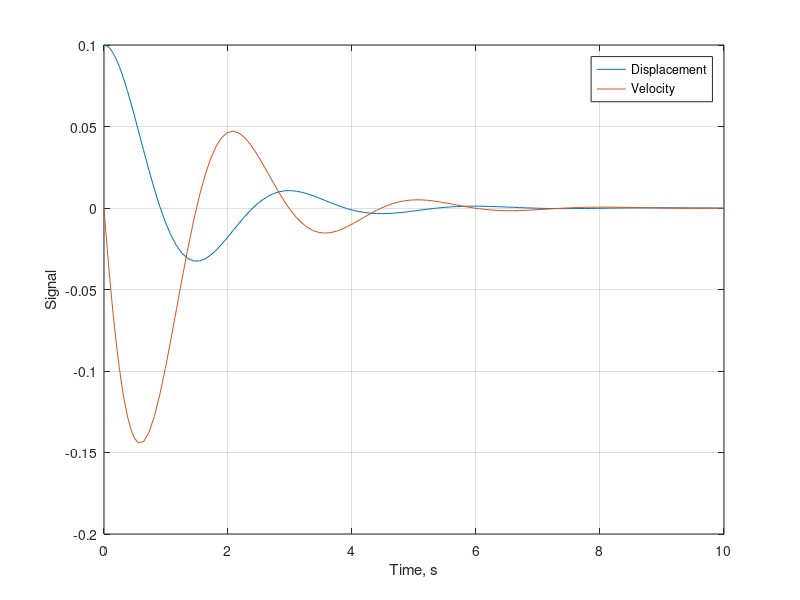
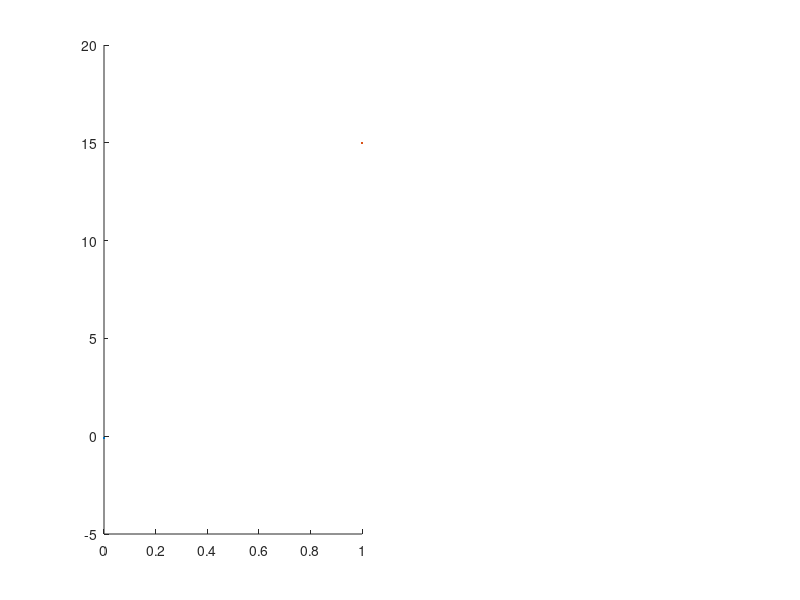

The MATLAB script that drew these images, in order: (Note: this script raises an error after producing the figures.)
%% Vector Field and Phase Portrait

%% Mass-spring-damper
%
% Let's solve an ODE numerically. Take the mass-spring-damper model:
% $$ m\ddot x = - k x - c \dot x $$

k = 10; % stiffness, N/m
c = 03; % damping, kg/s
m = 2; % mass, kg

function dq = mass_spring_damper(q,param)
  k = param(1); c = param(2); m = param(3);
  x   = q(1,:);
  dx  = q(2,:);
  ddx = - k/m*x - c/m*dx;
  dq  = [dx; ddx];
end

tmax = 10; % s
x0  = 0.1; % initial position, m
dx0 = 0; % initial velocity, m/s
[t,x] = ode45(@(tt,xx) mass_spring_damper(xx,[k,c,m]),[0 tmax],[x0; dx0]);

figure(3); clf; hold on
plot(t,x)
box on; grid on
xlabel("Time, s")
ylabel("Signal")
legend("Displacement","Velocity")

figure(33); clf;
box on; grid on

tmax = 50; % s
x0  = [-0.1 0 0.1 0]; % initial position, m
dx0 = [0 0.2 0 -0.2]; % initial velocity, m/s
for ii = 1:4
  [t,x] = ode45(@(tt,xx) mass_spring_damper(xx,[k,c,m]),[0 tmax],[x0(ii); dx0(ii)]);
  subplot(1,2,1); hold on
  h1 = plot(t(1,1),x(1,1),".",MarkerSize=15);
  plot(t(:,1),x(:,1),color=h1.Color)
  subplot(1,2,2); hold on
  h1 = plot(x(1,1),x(1,2),".",MarkerSize=15);
  plot(x(:,1),x(:,2),color=h1.Color)
end
subplot(1,2,1)
xlabel("$t$",Interpreter="LaTeX")
ylabel("$x_1$",Interpreter="LaTeX")
axis square
subplot(1,2,2)
xlabel("$x_1$",Interpreter="LaTeX")
ylabel("$x_2$",Interpreter="LaTeX")
axis square
%</msd>

mass_spring_damper([1 2;2 4],[k,c,m])

figure(4); clf; hold on
x1range = linspace(-1,1,20);
x2range = linspace(-1,1,20);
[x1,x2] = meshgrid(x1range,x2range);
Fx12 = mass_spring_damper(transpose([x1(:),x2(:)]),[k,c,m])
quiver(x1,x2,reshape(Fx12(1,:),size(x1)),reshape(Fx12(2,:),size(x2)))